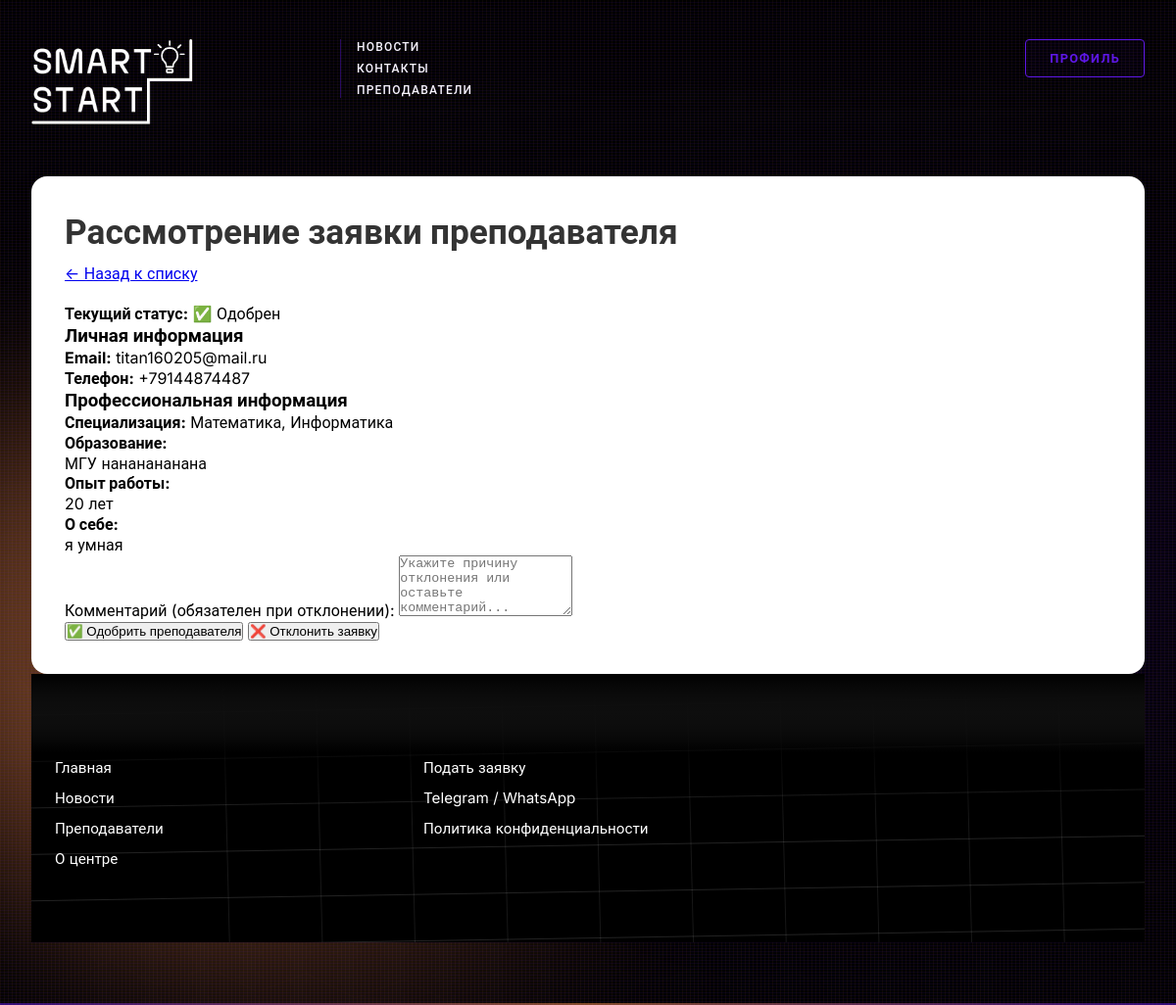
The page /approve-teacher/2/ (signed in) on the database its author committed.
### users/models.py (models this page shows, shortened)
class TeacherProfile(models.Model):
    STATUS_CHOICES = (
        ('pending', 'На рассмотрении'),
        ('approved', 'Одобрен'),
        ('rejected', 'Отклонен'),
    )
    user = models.OneToOneField(
        User,
        on_delete=models.CASCADE,
        related_name='teacher_profile',
        verbose_name='Пользователь'
    )
    specialization = models.CharField(
        max_length=200,
        verbose_name='Специализация',
        blank=True,
        null=True,
        default=''
    )
    experience = models.TextField(
        verbose_name='Опыт работы',
        blank=True,
        null=True,
        default=''
    )
    education = models.TextField(
        verbose_name='Образование',
        blank=True,
        null=True,
        default=''
    )
    about = models.TextField(
        verbose_name='О себе',
        blank=True,
        null=True,
        default=''
    )
    documents = models.FileField(
        upload_to='teacher_docs/',
        null=True,
        blank=True,
        verbose_name='Документы'
    )
    status = models.CharField(
        max_length=20,
        choices=STATUS_CHOICES,
        default='pending',
        verbose_name='Статус'
    )
    reviewed_by = models.ForeignKey(
        User,
        on_delete=models.SET_NULL,
        null=True,
        blank=True,
        related_name='reviewed_teachers',
        verbose_name='Проверил'
    )
    review_date = models.DateTimeField(
        null=True,
        blank=True,
        verbose_name='Дата проверки'
    )
    review_comment = models.TextField(
        blank=True,
        verbose_name='Комментарий проверки',
        default=''
    )
    class Meta:
        verbose_name = 'Профиль преподавателя'
        verbose_name_plural = 'Профили преподавателей'

class User(AbstractUser):
    USER_TYPES = (
        ('student', 'Ученик'),
        ('teacher', 'Преподаватель'),
        ('parent', 'Родитель'),
    )
    user_type = models.CharField(
        max_length=20,
        choices=USER_TYPES,
        verbose_name='Тип пользователя'
    )
    phone = models.CharField(
        max_length=15,
        blank=True,
        verbose_name='Телефон'
    )
    avatar = models.ImageField(
        upload_to='avatars/',
        null=True,
        blank=True,
        verbose_name='Аватар'
    )
    date_registered = models.DateTimeField(
        default=timezone.now,
        verbose_name='Дата регистрации'
    )
    groups = models.ManyToManyField(
        'auth.Group',
        verbose_name='groups',
        blank=True,
        help_text='The groups this user belongs to.',
        related_name='custom_user_set',
        related_query_name='user',
    )
    user_permissions = models.ManyToManyField(
        'auth.Permission',
        verbose_name='user permissions',
        blank=True,
        help_text='Specific permissions for this user.',
        related_name='custom_user_set',
        related_query_name='user',
    )
    class Meta:
        verbose_name = 'Пользователь'
        verbose_name_plural = 'Пользователи'

### main/views.py (the view, shortened to what this page needs)
# urls.py: path('approve-teacher/<int:teacher_id>/', approve_teacher, name='approve_teacher'),
@login_required
def approve_teacher(request, teacher_id):
    if not request.user.is_superuser:
        return redirect('main:dashboard')
    teacher = get_object_or_404(TeacherProfile, id=teacher_id)
    return render(request, 'approve_teacher.html', {
        'teacher': teacher
    })

### main/templates/approve_teacher.html (shortened to what this page needs)
{% extends 'index.html' %}
{% load static %}
{% block content %}
<head>
</head>
<body>
<div class="card-all-in">
    <div class="review-wrap">
        <h1 class="review-title">Рассмотрение заявки преподавателя</h1>
        <p><a href="{% url 'main:teacher_list' %}" class="review-back">← Назад к списку</a></p>
        <div class="review-card">
            <h2 class="review-name">{{ teacher.user.get_full_name|default:teacher.user.username }}</h2>
            <p>
                <strong>Текущий статус:</strong>
                <span class="review-badge
                    {% if teacher.status == 'pending' %}badge-yellow
                    {% elif teacher.status == 'approved' %}badge-green
                    {% elif teacher.status == 'rejected' %}badge-red{% endif %}">
                    {% if teacher.status == 'pending' %}⏳ На рассмотрении
                    {% elif teacher.status == 'approved' %}✅ Одобрен
                    {% elif teacher.status == 'rejected' %}❌ Отклонен{% endif %}
                </span>
            </p>
            <h3 class="review-sub">Личная информация</h3>
            <div class="review-row"><strong>Email:</strong> {{ teacher.user.email }}</div>
            <div class="review-row"><strong>Телефон:</strong> {{ teacher.user.phone|default:"Не указан" }}</div>
            <h3 class="review-sub">Профессиональная информация</h3>
            <div class="review-row"><strong>Специализация:</strong> {{ teacher.specialization }}</div>
            <div class="review-row"><strong>Образование:</strong> {{ teacher.education|linebreaks }}</div>
            <div class="review-row"><strong>Опыт работы:</strong> {{ teacher.experience|linebreaks }}</div>
            <div class="review-row"><strong>О себе:</strong> {{ teacher.about|linebreaks }}</div>
        </div>
        <form method="post">
            <div class="review-field">
                <label>Комментарий (обязателен при отклонении):</label>
                <textarea name="comment" class="review-input" rows="4" placeholder="Укажите причину отклонения или оставьте комментарий..."></textarea>
            </div>
            <div class="review-btns">
                <button type="submit" name="status" value="approved" class="review-btn btn-green">✅ Одобрить преподавателя</button>
                <button type="submit" name="status" value="rejected" class="review-btn btn-red">❌ Отклонить заявку</button>
            </div>
        </form>
    </div>
</div>
{% endblock %}

### static/css/styles.css (style rules this page uses)
* { margin: 0; padding: 0; box-sizing: border-box; }
.review-card { width: 100%; transition: transform 0.3s ease; height: 100%; }
.review-name { font-size: 0.95rem; font-weight: 800; color: #FFFFFF; text-transform: uppercase; letter-spacing: 0.03em; line-height: 1.3; }
body { display: flex; flex-direction: column; min-height: 100vh; margin: 0; }
.card-all-in { background-color: #FFFFFF !important; color: #000000 !important; width: 100%; min-height: 500px; padding: 34px; border-radius: 16px; box-shadow: 0 4px 20px rgba(0, 0, 0, 0.1); }
h1 { color: #333; margin-bottom: 10px; font-size: 2.2em; }

### rows shown on the page
TeacherProfile: user.email "titan160205@mail.ru", user.phone "+79144874487", specialization "Математика, Информатика", education "МГУ нананананана", experience "20 лет", about "я умная"
